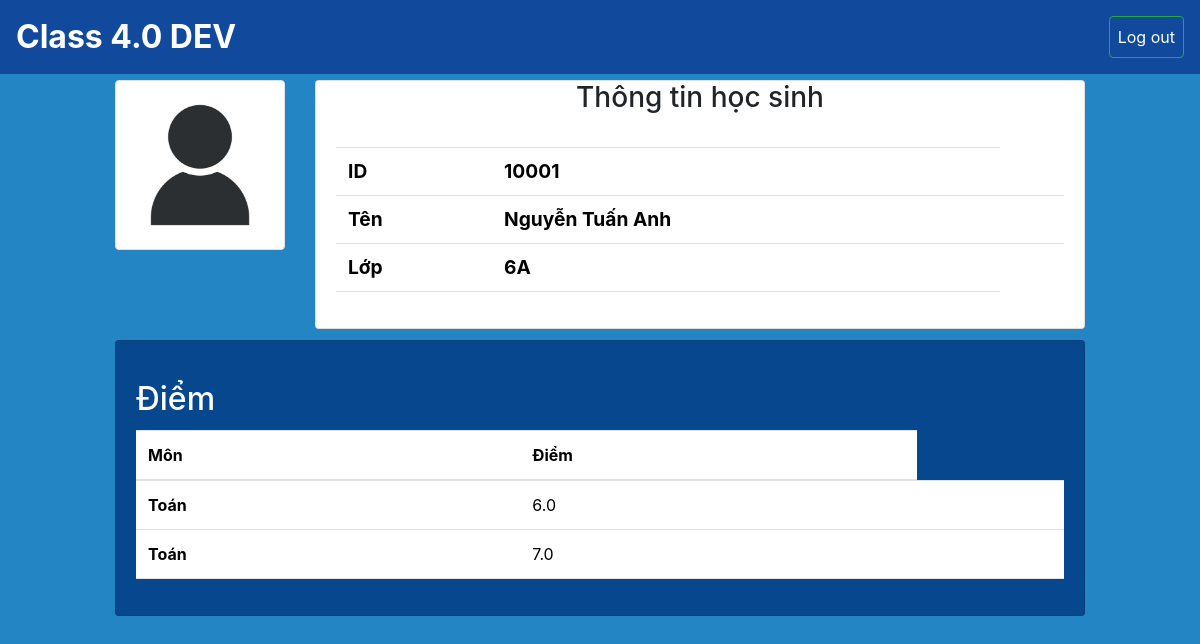
Page /studentportal/10001/ on the committed database.
### SM/models.py (models this page shows, shortened)
class Student(models.Model):
    id = models.IntegerField(primary_key=True)
    name = models.CharField(max_length=100,blank=False, null=False)
    classroom = models.ForeignKey(Classroom, on_delete=models.CASCADE, related_name='student') # cho phép classroom truy vấn được các student của mình

class Classroom(models.Model):
    name = models.CharField(primary_key=True,max_length=10)
    manager = models.ForeignKey('app_User.Teacher', on_delete=models.CASCADE,related_name='classroom') # 1 lớp chỉ có 1 giáo viên và ngược lại

class Mark(models.Model):
    student = models.ForeignKey(Student, on_delete=models.CASCADE,related_name='marks')
    subject= models.ForeignKey(Subject, on_delete=models.CASCADE)
    scores = models.FloatField(models.FloatField(), blank=True, null=True)

class Subject (models.Model):
    id = models.CharField(primary_key=True, max_length = 10)
    name = models.CharField(max_length = 100,blank=False, null=False) # cần đảm bảo bắt buôc phải có

### StudentPortal/views.py (the view)
# urls.py: path('<int:student>/', views.student_lookup, name= 'Lookup'),
def student_lookup(request, student):
    student = get_object_or_404(Student, id=student)
    marks = student.marks.all()
    context = {
        'student': student, 'marks': marks
    }
    return render(request, 'lookup.html',context)

### StudentPortal/templates/lookup.html (shortened to what this page needs)
{% extends "base.html" %}
{% load static %}
{% block content %}
<div class="row">
    <div class="col-1"></div>
    <div class="col-2">
        <img src="{% static "illustration-of-human-icon-user-symbol-icon-modern-design-on-blank-background-free-vector.jpg" %}" class="img-thumbnail" alt="...">
    </div>
    <div class="col-8">
        <div class="card">
            <h3 class="card-title text-center">Thông tin học sinh</h3>
            <div class="card-body">
                <table class="table">
                    <tbody>
                    <tr>
                        <th class="display-6 font-weight-bold" style="font-size: 1.2em" scope="row">ID</th>
                        <td class="display-6 font-weight-bold" style="font-size: 1.2em">{{ student.id }}</td>
                    </tr>
                    <tr>
                        <th class="display-6 font-weight-bold" style="font-size: 1.2em" scope="row">Tên</th>
                        <td class="display-6 font-weight-bold" style="font-size: 1.2em">{{ student.name }}<td>
                    </tr>
                    <tr>
                        <th class="display-6 font-weight-bold" style="font-size: 1.2em" scope="row">Lớp</th>
                        <td class="display-6 font-weight-bold" style="font-size: 1.2em">{{ student.classroom.name }}</td>
                    </tr>
                    </tbody>
                </table>
            </div>
        </div>
    </div>
    <div class="col-1"></div>
</div>
<div class="row" style="margin-top: 1%">
    <div class="col-1"></div>
    <div class="col-10">
        <div class="card" style="background-color: #07478D">
            <div class="card-body">
                <h2 class="card-title text-white" style="margin-top: 2%;">Điểm</h2>
                <table class="table">
                    <thead>
                    <tr>
                        <th scope="col">Môn</th>
                        <th scope="col">Điểm</th>
                    </tr>
                    </thead>
                    <tbody>
                        {% if marks %}
                        {% for mark in marks %}
                        <tr>
                            <th scope="row">{{ mark.subject.name }}</th>
                            <td>{{ mark.scores }}<td>
                        </tr>
                        {% endfor %}
                        {% endif %}
                    </tbody>
                </table>
            </div>
        </div>
    </div>
    <div class="col-1"></div>
</div>
{% endblock content %}

### templates/base.html (style rules this page uses)
body { margin: 0; padding: 0; height: 100vh; width: 100vw; overflow-x: hidden; }

### rows in the picture
Student: id "10001", name "Nguyễn Tuấn Anh", classroom.name "6A"
Mark: subject.name "Toán", scores "6.0"
Mark: subject.name "Toán", scores "7.0"
